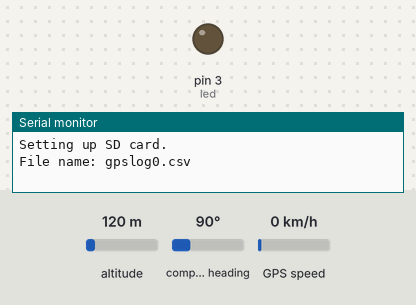
The sketch below on a simulated Arduino Uno, built with avr-gcc and run on an emulated ATmega328P. On the bench: output pins drawn as LEDs (lit = HIGH), the last lines printed to the serial monitor. The test bench sets the inputs (shaded band); at power-on: altitude 120 m, compass heading 90°, GPS speed 0 km/h. Storage starts empty; the GPS gets a fix after 3 s at 37.7749, -122.4194 with 8 satellites.

Above: at 0.1 s.
At 5.1 s:
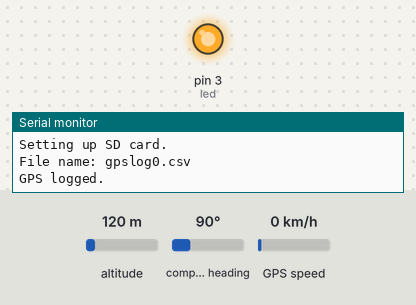
Timing chart, 0 to 6.6 s (numbered marks = the images above):
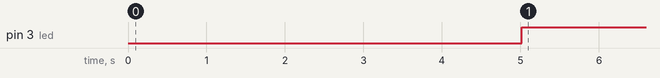

Measured:
- by itself, pin 3 (led): LOW → HIGH at 5.0 s

The sketch:

GPS_withSD.ino
```cpp
/******************************************************************************
 GPS_withSD

 *** NOTIFICATION ***
 Original program was made by SparkFun,
 https://github.com/sparkfun/GPS_Shield

 Modified by T. Kamimura, GitHub: https://github.com/t-kamimura
******************************************************************************/

#include <SPI.h>
#include <SD.h>
#include <TinyGPS++.h>

#define ARDUINO_USD_CS 10 //マイクロSDピン（GPSロガーシールド上）

/////////////////////////
//  ログファイルの設定      //
/////////////////////////

// ファイル名の設定．
// "gpslogXX.csv"という名前のファイルが生成されるが，"gpslog99.csv"が限界
#define LOG_FILE_PREFIX "gpslog"    // ファイル名
#define MAX_LOG_FILES 100           // 作成できるログファイル数の上限
#define LOG_FILE_SUFFIX "csv"       // ログファイルの拡張子
char logFileName[13]; // ログファイル名を入れるchar型変数．半角13文字．
// 保存されるデータ
#define LOG_COLUMN_COUNT 8
char * log_col_names[LOG_COLUMN_COUNT] = {
 "longitude", "latitude", "altitude", "speed", "course", "date", "time", "satellites"
}; // これはファイルの１行目に入る

//////////////////////
// ログ周期の設定       //
//////////////////////
#define LOG_RATE 5000 // Log every 5 seconds
unsigned long lastLog = 0; // Global var to keep of last time we logged

/////////////////////////
// TinyGPS Definitions //
/////////////////////////
TinyGPSPlus tinyGPS; // tinyGPSPlus object to be used throughout
#define GPS_BAUD 9600 // GPS module's default baud rate

/////////////////////////////////
// GPS Serial Port Definitions //
/////////////////////////////////
// ソフトウェアシリアルの設定
#include <SoftwareSerial.h>
#define ARDUINO_GPS_RX 9 // GPS TX, Arduino RX pin
#define ARDUINO_GPS_TX 8 // GPS RX, Arduino TX pin
SoftwareSerial ssGPS(ARDUINO_GPS_TX, ARDUINO_GPS_RX); // Create a SoftwareSerial

#define gpsPort ssGPS           // ソフトウェアシリアルの名前をわかりやすくgpsPortとする．
#define SerialMonitor Serial    // ハードウェアシリアルも名前を変えておく．

// I/Oシールド上のLEDを設定
int led = 3;

void setup()
{
  SerialMonitor.begin(9600);

  pinMode(led, OUTPUT); //ledと名付けたピンを，出力に設定
  gpsPort.begin(GPS_BAUD);

  SerialMonitor.println("Setting up SD card.");

  // SDカードが入っているかチェックする
  if (!SD.begin(ARDUINO_USD_CS))
  {
   SerialMonitor.println("Error initializing SD card.");
  }

  updateFileName(); // プログラムを始めるたびに新しいファイルを作成
  printHeader();    // ファイルの１行目を書き込む

}

void loop()
{
 if ((lastLog + LOG_RATE) <= millis())  //前回のデータからちょっと時間がたっていれば
 {
   if (tinyGPS.location.isUpdated()) // GPSデータが来ていたなら
   {
     if (logGPSData()) // GPSデータを保存
     {
       SerialMonitor.println("GPS logged."); // Print a debug message
       digitalWrite(led, HIGH);
       lastLog = millis(); // Update the lastLog variable
     }
     else // GPSログが保存できないなら
     {
       SerialMonitor.println("Failed to log new GPS data.");
       digitalWrite(led, LOW);
     }
   }
   else // GPSデータが来ていないなら
   {
     // 今いくつの衛星を拾っているかを表示.
     SerialMonitor.print("No GPS data. Sats: ");
     SerialMonitor.println(tinyGPS.satellites.value());
     digitalWrite(led, LOW);
   }
 }

 while (gpsPort.available())
   tinyGPS.encode(gpsPort.read());
}

byte logGPSData()
{
 File logFile = SD.open(logFileName, FILE_WRITE); // Open the log file

 if (logFile)
 { // Print longitude, latitude, altitude (in feet), speed (in mph), course
   // in (degrees), date, time, and number of satellites.
   logFile.print(tinyGPS.location.lng(), 6);
   logFile.print(',');
   logFile.print(tinyGPS.location.lat(), 6);
   logFile.print(',');
   logFile.print(tinyGPS.altitude.feet(), 1);
   logFile.print(',');
   logFile.print(tinyGPS.speed.mph(), 1);
   logFile.print(',');
   logFile.print(tinyGPS.course.deg(), 1);
   logFile.print(',');
   logFile.print(tinyGPS.date.value());
   logFile.print(',');
   logFile.print(tinyGPS.time.value());
   logFile.print(',');
   logFile.print(tinyGPS.satellites.value());
   logFile.println();
   logFile.close();

   return 1; // Return success
 }

 return 0; // If we failed to open the file, return fail
}

// printHeader() - prints our eight column names to the top of our log file
void printHeader()
{
 File logFile = SD.open(logFileName, FILE_WRITE); // Open the log file

 if (logFile) // If the log file opened, print our column names to the file
 {
   int i = 0;
   for (; i < LOG_COLUMN_COUNT; i++)
   {
     logFile.print(log_col_names[i]);
     if (i < LOG_COLUMN_COUNT - 1) // If it's anything but the last column
       logFile.print(','); // print a comma
     else // If it's the last column
       logFile.println(); // print a new line
   }
   logFile.close(); // close the file
 }
}

// updateFileName() - Looks through the log files already present on a card,
// and creates a new file with an incremented file index.
void updateFileName()
{
 int i = 0;
 for (; i < MAX_LOG_FILES; i++)
 {
   memset(logFileName, 0, strlen(logFileName)); // Clear logFileName string
   // Set logFileName to "gpslogXX.csv":
   sprintf(logFileName, "%s%d.%s", LOG_FILE_PREFIX, i, LOG_FILE_SUFFIX);
   if (!SD.exists(logFileName)) // If a file doesn't exist
   {
     break; // Break out of this loop. We found our index
   }
   else // Otherwise:
   {
     SerialMonitor.print(logFileName);
     SerialMonitor.println(" exists"); // Print a debug statement
   }
 }
 SerialMonitor.print("File name: ");
 SerialMonitor.println(logFileName); // Debug print the file name
}
```
